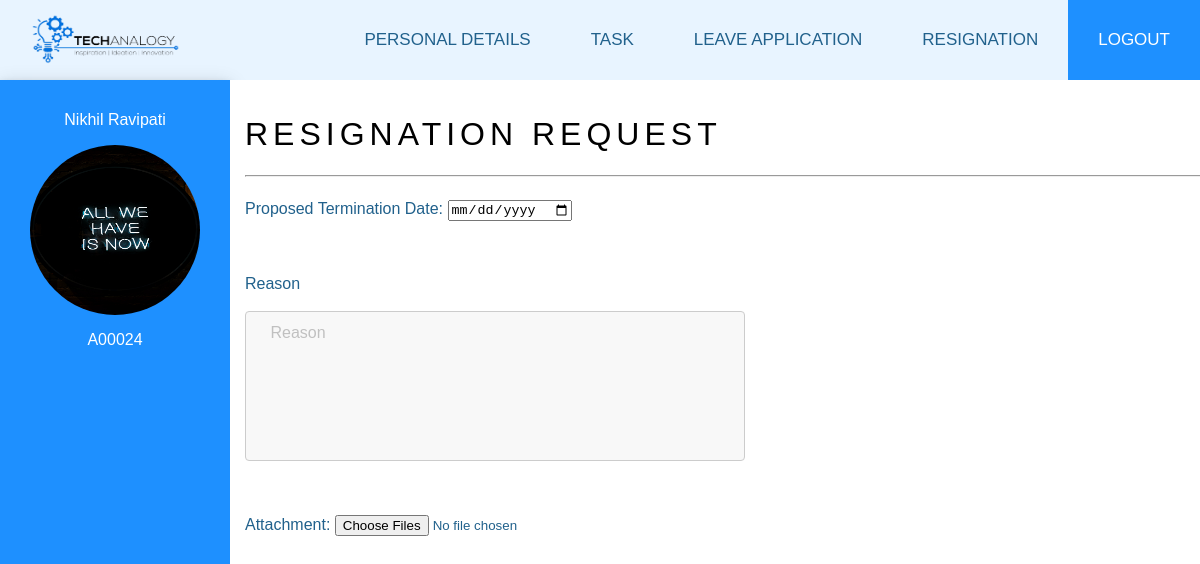
Page /dashboard/resignation (signed in) on the committed database.
### Employee/models.py (models this page shows, shortened)
class Employee(models.Model):
    user = models.OneToOneField(User, on_delete=models.CASCADE)
    title = models.CharField(choices=Title, max_length=3, null=False, blank=False)
    gender = models.CharField(choices=Gender, max_length=6, null=False, blank=False)
    firstname = models.CharField('Firstname', max_length=125, null=False, blank=False)
    lastname = models.CharField('Lastname', max_length=125, null=False, blank=False)
    image = models.ImageField(default='default.jpg', upload_to='profile_pics')
    department = models.ManyToManyField(Department, verbose_name='Department')
    role = models.ManyToManyField(Role, verbose_name='Role')
    phoneNumberRegex = RegexValidator(regex = r"^\+?1?\d{8,15}$")
    phoneNumber = models.CharField(validators = [phoneNumberRegex], max_length = 16, unique = True, default='0123456789')
    email = models.EmailField(max_length=124, default='abc@gmail.com')
    startdate = models.DateField('Employment Date', help_text='date of employment', blank=False, null=True)
    employeetype = models.CharField(choices=Employment_Type, max_length=15, blank=False, null=True)
    employeeid = models.CharField('Employee ID Number', max_length=10, null=True, blank=True)
    created = models.DateTimeField(verbose_name='Created', auto_now_add=True, null=True)
    updated = models.DateTimeField(verbose_name='Updated', auto_now=True, null=True)

### Dashboard/views.py (the view)
# urls.py: path('resignation', views.Resignation, name='Resignation'),
@login_required
def Resignation(request):
    employees = Employee.objects.all()
    context = {
        'employees': employees
    }
    return render(request, 'Dashboard/Resignation.html', context)

### templates/Dashboard/Resignation.html (shortened to what this page needs)
{%  extends "Dashboard/Navbar.html" %}
{% block content %}
{% for i in employees %}
{% if i.user == user %}
<body>
<div class="leftbar">
    <p>{{i.firstname}} {{i.lastname}}</p>
    <img src="{{i.image.url}}" width="170" height="170">
    <p>{{i.employeeid}}</p>
</div>
<div class="rightbar">
    <h1>RESIGNATION REQUEST</h1>
    <hr>
    <form action="{% url 'resignation' %}" method="POST" enctype="multipart/form-data">
    <div class="rightbar1">
            <label for="Date">Proposed Termination Date:</label>
            <input type="date"  name="Termination_date">
    </div>
    <div class="rightbar2">
            <label for="preason">Reason</label><br><br>
            <textarea name="reason"> Reason</textarea>
    </div>
    <div class="rightbar4">
            <label for="myfile">Attachment:</label>
            <input type="file" name="attachment" multiple><br><br>
    </div>
            <input type="submit" value="Submit"></form>
    </div>
</body>
{% endif %}
{% endfor %}
{% endblock content %}

### templates/Dashboard/Navbar.html (style rules this page uses)
body { margin:0; font-family: Helvetica; }

### templates/Dashboard/Resignation.html (style rules this page uses)
.leftbar { box-shadow: 0 4px 8px 0 rgba(0, 0, 0, 0.2), 0 6px 20px 0 rgba(0, 0, 0, 0.19); position: absolute; left: 0px; width: 200px; height: 100%; background-color: rgba(30,144,255); padding: 15px; text-align: center; color: white; }
.leftbar img { border-radius: 100%; }
.rightbar { position: absolute; background-color:rgba(255,255,255); left: 230px; width: 100%; height: 100%; padding: 15px; color: #21618C; }
.rightbar h1 { letter-spacing: 5px; font-weight: normal; color: black; }
.rightbar1 { position: absolute; left: 0px; padding: 15px; }
.rightbar2 { position: absolute; left: 0px; padding: 15px; top: 180px; font-weight: normal; }
textarea { width: 500px; height: 150px; padding: 12px 20px; box-sizing: border-box; border: 1px solid #ccc; border-radius: 4px; background-color: #f8f8f8; font-size: 16px; resize: none; font-family: Helvetica; color: #C0C0C0; }
.rightbar4 { position: absolute; left: 0px; padding: 15px; font-weight: normal; top: 420px; }

### rows in the picture
Employee: firstname "Nikhil", lastname "Ravipati", image (picture), employeeid "A00024"
